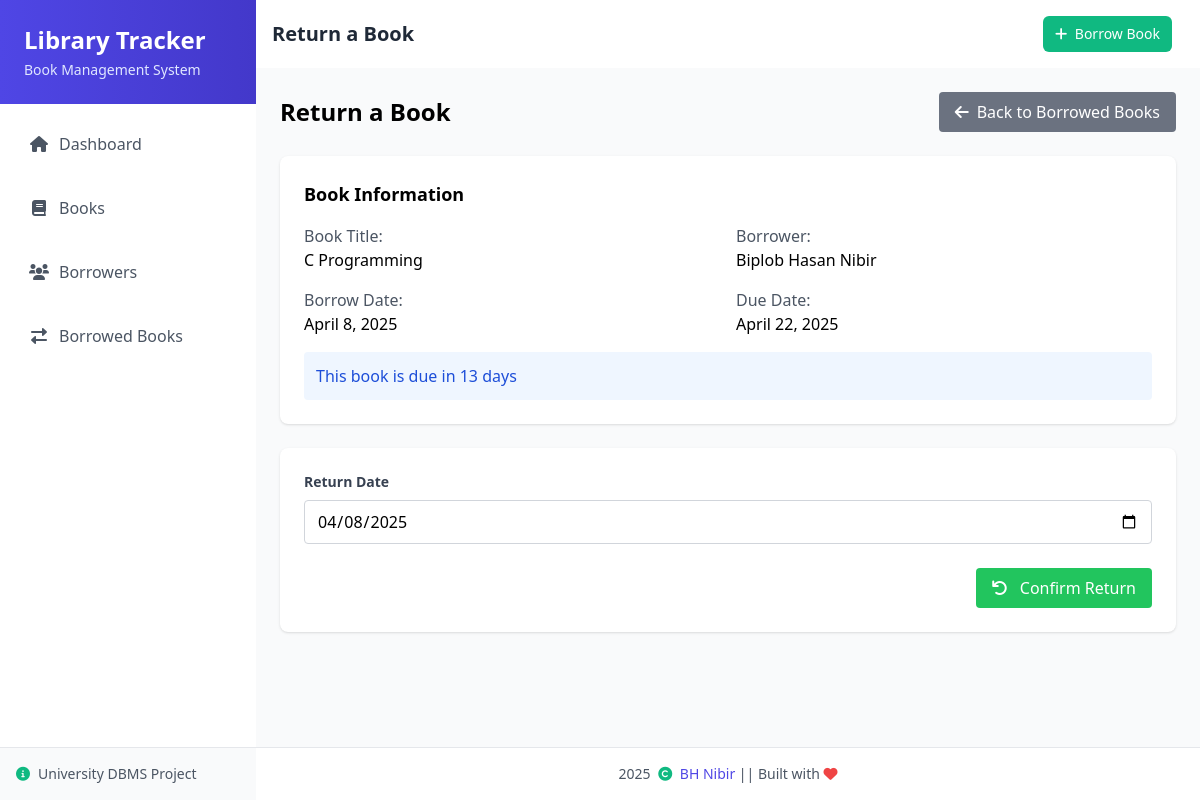
/borrowed/return.php?id=1, run on the app's committed database.
### tables this page shows
CREATE TABLE `borrowed` (
  `id` int(11) NOT NULL,
  `book_id` int(11) NOT NULL,
  `borrower_id` int(11) NOT NULL,
  `borrow_date` date NOT NULL,
  `due_date` date NOT NULL,
  `return_date` date DEFAULT NULL
);

CREATE TABLE `books` (
  `id` int(11) NOT NULL,
  `title` varchar(255) NOT NULL,
  `author` varchar(255) NOT NULL,
  `isbn` varchar(50) NOT NULL,
  `available` tinyint(1) DEFAULT 1,
  `created_at` timestamp NOT NULL DEFAULT current_timestamp()
);

CREATE TABLE `borrowers` (
  `id` int(11) NOT NULL,
  `name` varchar(255) NOT NULL,
  `email` varchar(255) NOT NULL,
  `phone` varchar(50) DEFAULT NULL,
  `created_at` timestamp NOT NULL DEFAULT current_timestamp()
);

### utils.php (called while the page is built, shortened)
<?php
function formatDate($date) {
    return date("F j, Y", strtotime($date));
}
?>

### borrowed/return.php (the view, shortened to what this page needs)
<?php
include '../db.php';
include '../utils.php';
$id = (int)$_GET['id'];
$query = "SELECT bo.*, b.title as book_title, br.name as borrower_name
          FROM borrowed bo
          JOIN books b ON bo.book_id = b.id
          JOIN borrowers br ON bo.borrower_id = br.id
          WHERE bo.id = ?";
$stmt = $conn->prepare($query);
$stmt->bind_param("i", $id);
$stmt->execute();
$result = $stmt->get_result();
$borrow = $result->fetch_assoc();
include '../header.php';
?>
<div class="container mx-auto">
    <div class="flex justify-between items-center mb-6">
        <h2 class="text-2xl font-bold">Return a Book</h2>
        <a href="list.php" class="bg-gray-500 hover:bg-gray-600 text-white px-4 py-2 rounded inline-flex items-center">
            <i class="fas fa-arrow-left mr-2"></i> Back to Borrowed Books
        </a>
    </div>
    <div class="bg-white rounded-lg shadow p-6 mb-6">
        <h3 class="text-lg font-semibold mb-4">Book Information</h3>
        <div class="grid grid-cols-1 md:grid-cols-2 gap-4">
            <div>
                <p class="text-gray-600">Book Title:</p>
                <p class="font-medium"><?php echo $borrow['book_title']; ?></p>
            </div>
            <div>
                <p class="text-gray-600">Borrower:</p>
                <p class="font-medium"><?php echo $borrow['borrower_name']; ?></p>
            </div>
            <div>
                <p class="text-gray-600">Borrow Date:</p>
                <p class="font-medium"><?php echo formatDate($borrow['borrow_date']); ?></p>
            </div>
            <div>
                <p class="text-gray-600">Due Date:</p>
                <p class="font-medium">
                    <?php echo formatDate($borrow['due_date']); ?>
                </p>
            </div>
        </div>
        <?php
        $currentDate = time();
        $dueDate = strtotime($borrow['due_date']);
        $daysDiff = floor(($dueDate - $currentDate) / 86400);
        if ($daysDiff < 0):
        ?>
            <div class="mt-4 bg-red-50 text-red-700 p-3 rounded">
                <p class="font-medium">This book is overdue by <?php echo abs($daysDiff); ?> days</p>
            </div>
        <?php else: ?>
            <div class="mt-4 bg-blue-50 text-blue-700 p-3 rounded">
                <p class="font-medium">This book is due in <?php echo $daysDiff; ?> days</p>
            </div>
        <?php endif; ?>
    </div>
    <div class="bg-white rounded-lg shadow p-6">
        <form action="" method="POST">
            <div class="mb-6">
                <label for="return_date" class="block text-gray-700 text-sm font-bold mb-2">Return Date</label>
                <input type="date" id="return_date" name="return_date" value="<?php echo isset($_POST['return_date']) ? $_POST['return_date'] : date('Y-m-d'); ?>"
                    class="w-full px-3 py-2 border border-gray-300 rounded focus:outline-none focus:ring-2 focus:ring-blue-500"
                    required>
            </div>
            <div class="flex items-center justify-end">
                <button type="submit" class="bg-green-500 hover:bg-green-600 text-white px-4 py-2 rounded focus:outline-none focus:shadow-outline">
                    <i class="fas fa-undo mr-2"></i> Confirm Return
                </button>
            </div>
        </form>
    </div>
</div>
<?php include '../footer.php'; ?>

### data on the page
borrowed: book.title "C Programming", borrower.name "Biplob Hasan Nibir", borrow_date "April 8, 2025", due_date "April 22, 2025"

### other printed values
$pageTitle "Return a Book"
